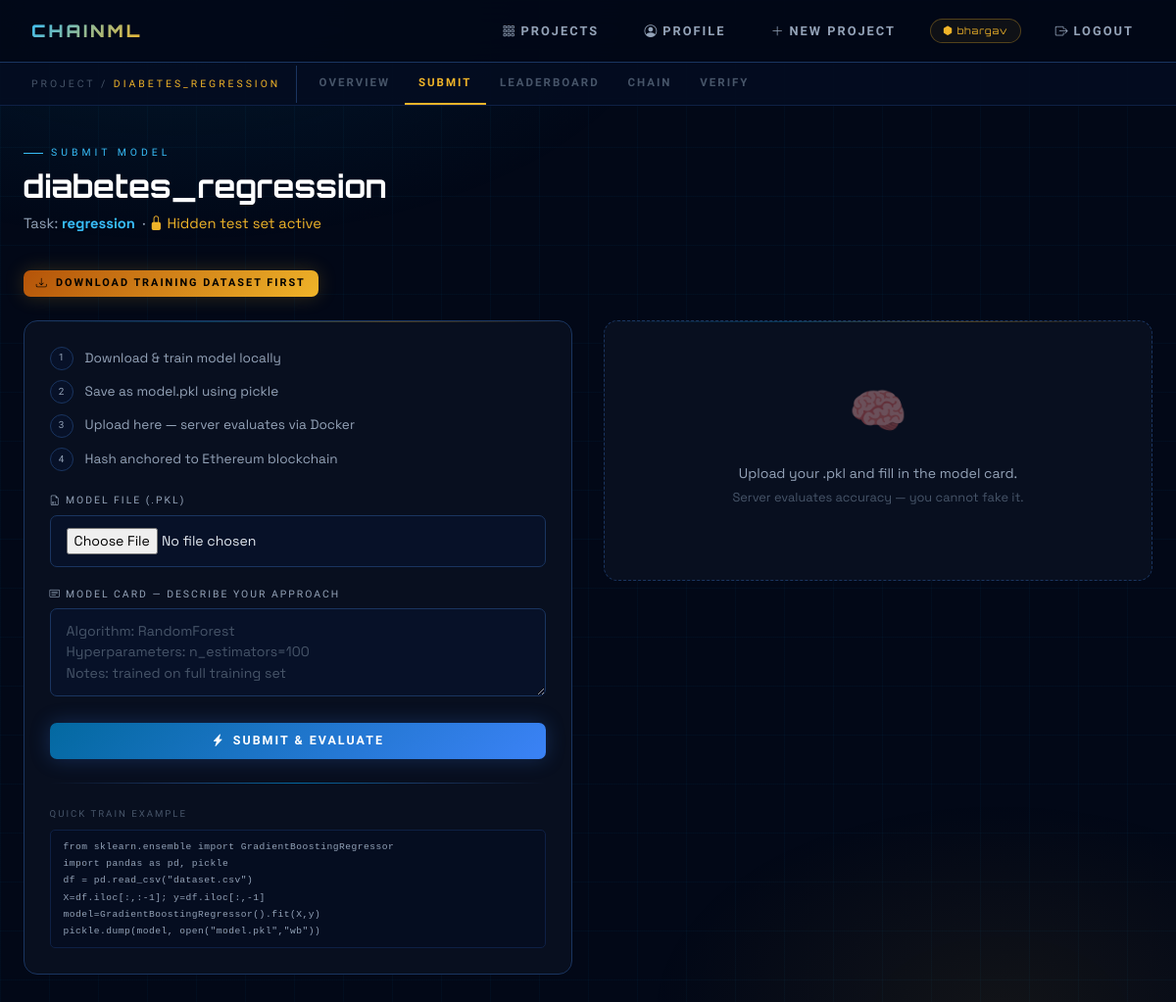
The page /project/1/submit (signed in) on the database its author committed.
### tables this page shows
CREATE TABLE users (
        id INTEGER PRIMARY KEY AUTOINCREMENT,
        username TEXT NOT NULL UNIQUE,
        email TEXT NOT NULL UNIQUE,
        password_hash TEXT NOT NULL,
        created_at REAL NOT NULL);

CREATE TABLE projects (
        id INTEGER PRIMARY KEY AUTOINCREMENT,
        owner_id INTEGER NOT NULL,
        name TEXT NOT NULL UNIQUE,
        description TEXT DEFAULT '',
        dataset_path TEXT NOT NULL,
        dataset_name TEXT NOT NULL,
        dataset_hash TEXT NOT NULL DEFAULT '',
        test_path TEXT DEFAULT NULL,
        test_name TEXT DEFAULT NULL,
        task_type TEXT NOT NULL DEFAULT 'classification',
        created_at REAL NOT NULL,
        FOREIGN KEY(owner_id) REFERENCES users(id));

### app.py (the view, shortened to what this page needs)
@app.route("/project/<int:pid>/submit", methods=["GET","POST"])
@login_required
def submit_model(pid):
    project = get_project(pid)
    if not project: return render_template("404.html"), 404
    error = result = None
    return render_template("submit.html", project=project, error=error, result=result)

### app.py (called while the page is built)
def login_required(f):
    from functools import wraps
    @wraps(f)
    def decorated(*args, **kwargs):
        if not session.get("user_id"):
            return redirect(url_for("login"))
        return f(*args, **kwargs)
    return decorated

@app.before_request
def load_user():
    uid = session.get("user_id")
    g.user = get_user_by_id(uid) if uid else None

@app.context_processor
def inject_user():
    return {"current_user": g.user}

### database.py (called while the page is built)
def get_conn():
    conn = sqlite3.connect(DB_PATH)
    conn.row_factory = sqlite3.Row
    conn.execute("PRAGMA foreign_keys = ON")
    return conn

def get_user_by_id(uid):
    conn = get_conn()
    row = conn.execute("SELECT * FROM users WHERE id=?", (uid,)).fetchone()
    conn.close(); return dict(row) if row else None

def get_project(pid):
    conn = get_conn()
    row = conn.execute("""SELECT p.*, u.username AS owner_name
        FROM projects p JOIN users u ON p.owner_id=u.id WHERE p.id=?""", (pid,)).fetchone()
    conn.close(); return dict(row) if row else None

### templates/submit.html (shortened to what this page needs)
{% extends "base.html" %}
{% block subnav %}
<div class="chainml-subnav">
  <div class="subnav-label">PROJECT / <span>{{ project.name }}</span></div>
  <a href="/project/{{ project.id }}" class="subnav-tab">Overview</a>
  <a href="/project/{{ project.id }}/submit" class="subnav-tab active">Submit</a>
  <a href="/project/{{ project.id }}/leaderboard" class="subnav-tab">Leaderboard</a>
  <a href="/project/{{ project.id }}/chain" class="subnav-tab">Chain</a>
  <a href="/project/{{ project.id }}/verify" class="subnav-tab">Verify</a>
</div>
{% endblock %}
{% block content %}
<div class="ph">
  <div class="ph-eye">Submit Model</div>
  <h1>{{ project.name }}</h1>
  <p>
    Task: <strong style="color:var(--blue2)">{{ project.task_type or 'classification' }}</strong>
    {% if project.test_path %}&nbsp;·&nbsp;<span style="color:var(--gold)"><i class="bi bi-lock-fill"></i> Hidden test set active</span>{% endif %}
  </p>
</div>
<div class="mb-4">
  <a href="/project/{{ project.id }}/download" class="cml-btn cml-btn-gold cml-btn-sm">
    <i class="bi bi-download"></i> Download Training Dataset First
  </a>
</div>
<div class="submit-grid">
  <div class="cml-card">
    <div class="step-list">
      <div class="step-item {% if result %}done{% endif %}">
        <div class="step-num">{% if result %}<i class="bi bi-check-lg"></i>{% else %}1{% endif %}</div>
        Download & train model locally
      </div>
      <div class="step-item {% if result %}done{% endif %}">
        <div class="step-num">{% if result %}<i class="bi bi-check-lg"></i>{% else %}2{% endif %}</div>
        Save as model.pkl using pickle
      </div>
      <div class="step-item {% if result %}done{% endif %}">
        <div class="step-num">{% if result %}<i class="bi bi-check-lg"></i>{% else %}3{% endif %}</div>
        Upload here — server evaluates via Docker
      </div>
      <div class="step-item {% if result %}done{% endif %}">
        <div class="step-num">{% if result %}<i class="bi bi-check-lg"></i>{% else %}4{% endif %}</div>
        Hash anchored to Ethereum blockchain
      </div>
    </div>
    <form method="POST" enctype="multipart/form-data">
      <div class="cml-fg">
        <label class="cml-label"><i class="bi bi-file-earmark-binary me-1"></i>Model File (.pkl)</label>
        <input class="cml-input" type="file" name="model" accept=".pkl" required>
      </div>
      <div class="cml-fg">
        <label class="cml-label"><i class="bi bi-card-text me-1"></i>Model Card — describe your approach</label>
        <textarea class="cml-input" name="model_card" placeholder="Algorithm: RandomForest&#10;Hyperparameters: n_estimators=100&#10;Notes: trained on full training set"></textarea>
      </div>
      <button type="submit" class="cml-btn cml-btn-primary w-100 justify-content-center">
        <i class="bi bi-lightning-charge-fill"></i> Submit &amp; Evaluate
      </button>
    </form>
    <div class="glow-divider"></div>
    <div style="font-family:var(--raj);font-size:.6rem;letter-spacing:2px;text-transform:uppercase;color:var(--muted);margin-bottom:.5rem">Quick Train Example</div>
    <div class="hash-box" style="line-height:1.8">
      {% if project.task_type=='regression' %}
      from sklearn.ensemble import GradientBoostingRegressor<br>
      import pandas as pd, pickle<br>
      df = pd.read_csv("dataset.csv")<br>
      X=df.iloc[:,:-1]; y=df.iloc[:,-1]<br>
      model=GradientBoostingRegressor().fit(X,y)<br>
      pickle.dump(model, open("model.pkl","wb"))
      {% endif %}
    </div>
  </div>
  <div>
    {% if result %}
    <div class="result-card">
      <div class="cml-badge badge-blue mb-3"><i class="bi bi-link-45deg"></i> Block #{{ result.block_index }} recorded</div>
      <div class="big-score">
        <span class="num">
          {% if result.task=='regression' %}{{ "%.3f"|format(result.r2_score or result.accuracy) }}
          {% else %}{{ "%.0f"|format(result.accuracy*100) }}%{% endif %}
        </span>
        <span class="lbl">{% if result.task=='regression' %}R² Score{% else %}Accuracy{% endif %} · Server Verified</span>
      </div>
      <div class="metrics-2col">
        {% if result.f1_score is not none %}<div class="metric-box"><div class="mv">{{ result.f1_score }}</div><div class="mk">F1 Score</div></div>{% endif %}
        {% if result.roc_auc is not none %}<div class="metric-box"><div class="mv">{{ result.roc_auc }}</div><div class="mk">ROC-AUC</div></div>{% endif %}
        {% if result.rmse is not none %}<div class="metric-box"><div class="mv">{{ result.rmse }}</div><div class="mk">RMSE</div></div>{% endif %}
        {% if result.r2_score is not none %}<div class="metric-box"><div class="mv">{{ result.r2_score }}</div><div class="mk">R²</div></div>{% endif %}
      </div>
      <div class="info-row"><span class="info-key">Evaluation</span><span class="info-val">{{ result.method }}</span></div>
      <div class="info-row"><span class="info-key">Test Set</span><span class="info-val">{% if result.used_test %}<i class="bi bi-lock-fill" style="color:var(--gold)"></i> Hidden{% else %}80/20 split{% endif %}</span></div>
      <div class="info-row"><span class="info-key">Dataset</span><span class="info-val">{% if result.ds_verified %}✅ Verified{% else %}⚠️ Changed{% endif %}</span></div>
      <div class="info-row"><span class="info-key">Ethereum</span><span class="info-val">{% if result.eth_mode=='real' %}<span class="cml-badge badge-live"><i class="bi bi-broadcast"></i> Live</span>{% else %}<span class="cml-badge badge-mock">Mock</span>{% endif %}</span></div>
      <div class="hash-lbl">Model SHA-256</div>
      <div class="hash-box">{{ result.model_hash }}</div>
      <div class="mt-3">
        <a href="{{ result.eth_tx_url }}" target="_blank" class="eth-link w-100 justify-content-center">
          <i class="bi bi-box-arrow-up-right"></i> View on Etherscan{% if result.eth_mode=='mock' %} (mock){% endif %}
        </a>
      </div>
      <div class="d-flex gap-2 mt-3">
        <a href="/project/{{ project.id }}/leaderboard" class="cml-btn cml-btn-ghost cml-btn-sm">Leaderboard</a>
        <a href="/project/{{ project.id }}/chain" class="cml-btn cml-btn-ghost cml-btn-sm">Chain</a>
      </div>
    </div>
    {% else %}
    <div class="cml-card text-center" style="border-style:dashed;padding:3.5rem 1.5rem;border-color:var(--border2)">
      <div style="font-size:3rem;margin-bottom:1rem;opacity:.4">🧠</div>
      <p style="color:var(--text2);font-size:.88rem;line-height:1.7">
        Upload your .pkl and fill in the model card.<br>
        <span style="color:var(--muted);font-size:.8rem">Server evaluates accuracy — you cannot fake it.</span>
      </p>
    </div>
    {% endif %}
  </div>
</div>
{% endblock %}

### templates/base.html (shortened to what this page needs)
<!DOCTYPE html>
<html lang="en">
<head>
<link href="https://cdn.jsdelivr.net/npm/bootstrap@5.3.2/dist/css/bootstrap.min.css" rel="stylesheet">
<link href="https://cdn.jsdelivr.net/npm/bootstrap-icons@1.11.3/font/bootstrap-icons.css" rel="stylesheet">
</head>
<body>
<nav class="chainml-nav">
  <a href="/" class="nav-brand">CHAIN<span style="color:var(--gold)">ML</span></a>
  <a href="/" class="nav-link-item {% if request.endpoint=='home' %}active{% endif %}">
    <i class="bi bi-grid-3x3-gap me-1"></i>Projects
  </a>
  {% if current_user %}
  <a href="/profile" class="nav-link-item {% if request.endpoint=='profile' %}active{% endif %}">
    <i class="bi bi-person-circle me-1"></i>Profile
  </a>
  <a href="/projects/new" class="nav-link-item">
    <i class="bi bi-plus-lg me-1"></i>New Project
  </a>
  <span class="nav-user-badge"><i class="bi bi-hexagon-fill me-1"></i>{{ current_user.username }}</span>
  <a href="/logout" class="nav-link-item"><i class="bi bi-box-arrow-right me-1"></i>Logout</a>
  {% else %}
  <a href="/login" class="nav-link-item {% if request.endpoint=='login' %}active{% endif %}">Login</a>
  <a href="/register" class="btn-nav-register">Register</a>
  {% endif %}
</nav>
{% block subnav %}{% endblock %}
<main>{% block content %}{% endblock %}</main>
</body>
</html>

### templates/submit.html (style rules this page uses)
.submit-grid { display: grid; grid-template-columns: 1fr 1fr; gap: 2rem; align-items: start; }
.step-list { display:flex; flex-direction:column; gap:.65rem; margin-bottom:1.4rem; }
.step-item { display:flex; align-items:center; gap:.75rem; font-size:.85rem; color:var(--text2); }
.step-num { width:24px;height:24px; border-radius:50%; background:var(--surface); border:1px solid var(--border2); display:flex;align-items:center;justify-content:center; font-family:var(--raj); font-size:.62rem; flex-shrink:0; }

### rows shown on the page
users: username "bhargav"
projects: name "DIABETES_REGRESSION", name "diabetes_regression", task_type "regression"
